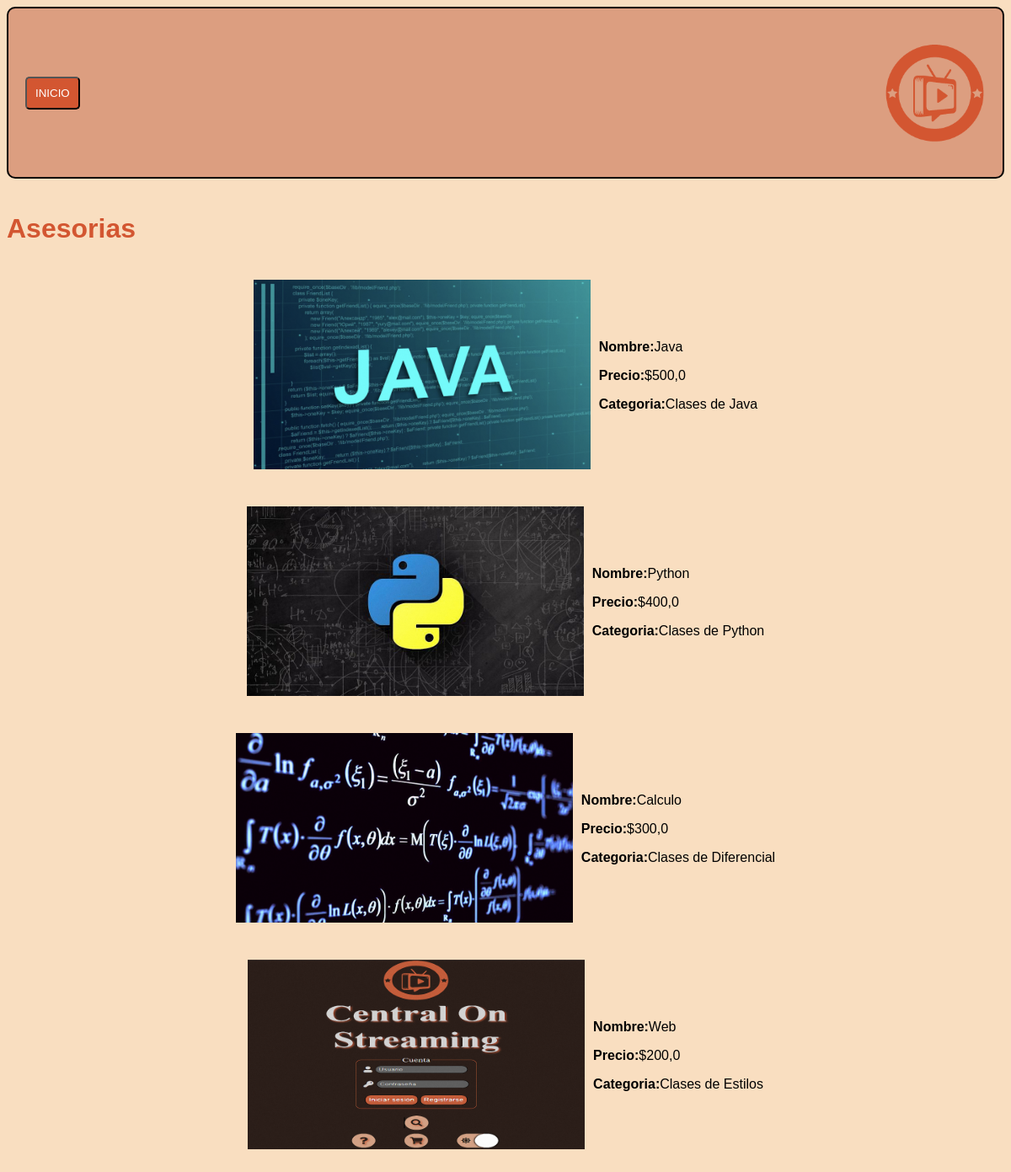
Screenshot of /infoCategoria/asesorys/ with the database file from the repository.
### Product/models.py (models this page shows)
class categoriaDos(models.Model):
    ID = models.IntegerField(primary_key=True)
    NOMBRE = models.CharField(max_length=50)
    PRECIO = models.FloatField()
    CATEGORIA = models.CharField(max_length=50)
    DESCRIPCION = models.CharField(max_length=500)
    IMG = models.CharField(max_length=50)

### Product/views.py (the view, shortened to what this page needs)
# urls.py: path('infoCategoria/<str:category>/', infoCategoria, name="infoCategoria"),
def infoCategoria(request, category):
    if category == "asesorys":
        try:
            items = list(categoriaDos.objects.all())
            tittle = "Asesorias"
            tabla = "asesorys"
        except:
            return redirect('/categorias/')
    return render(request, 'infoCategoria.html', {
        "tittle":tittle,
        "items":items,
        "tabla":tabla
    })

### Product/templates/infoCategoria.html (shortened to what this page needs)
<!DOCTYPE html>
{% load static %}
<html lang="en">
  <head>
    <link href="{% static 'css/style.css' %}" rel="stylesheet" />
  </head>
  <body>
    <nav>
      <section>
        <a href="{% url 'index' %}"><button>INICIO</button></a>
      </section>
      <img src="{% static 'img/logo.png' %}" width="90" />
    </nav>
    <h1>{{ tittle }}</h1>
    <main id="infoCategoria">
      {% for item in items %}
        <section id="filaInfo">
          <div id="productCategorias">
            <a href="{% url 'producto' tabla=tabla id=item.ID %}"><img src="{% static item.IMG %}" width="400" /></a>
            <div>
              <p>
                <strong>Nombre:</strong>{{ item.NOMBRE }}
              </p>
              <p>
                <strong>Precio:</strong>${{ item.PRECIO }}
              </p>
              <p>
                <strong>Categoria:</strong>{{ item.CATEGORIA }}
              </p>
            </div>
          </div>
        </section>
      {% endfor %}
    </main>
  </body>
</html>

### static/css/style.css (style rules this page uses)
:root { --fondoHeader: #e3af94; --fondoBody: #f9dec0; --fondoNovedades: #f5d3b1; --fondoFooter: #dc9e80; --naranja: #d35631; }
body { background: var(--fondoBody); font-family: "Cascadia", sans-serif; display: grid; grid-template-areas: 'nav' 'header' 'main' ; }
nav { grid-area: nav; display: flex; justify-content: space-between; padding: 20px; border: 2px solid #000; border-radius: 10px; align-items: center; background: var(--fondoFooter); margin-bottom: 20px; min-height: 20vh; }
nav img { width: 10vw; }
button { background: var(--naranja); padding: 10px; color: #fff; border-radius: 5px; cursor: pointer; }
main { grid-area: main; display: flex; justify-content: space-around; align-items: center; }
h1 { color: var(--naranja); }
#productCategorias { display: flex; align-items: center; margin: 0 30px; }
#productCategorias img { margin-right: 10px; }
#infoCategoria { min-height: 80vh; display: flex; flex-wrap: wrap; }
#filaInfo { display: flex; align-items: center; margin: 20px 0; }

### rows the page displays
categoriaDos: IMG (picture), NOMBRE "Java", PRECIO "500,0", CATEGORIA "Clases de Java"
categoriaDos: IMG (picture), NOMBRE "Python", PRECIO "400,0", CATEGORIA "Clases de Python"
categoriaDos: IMG (picture), NOMBRE "Calculo", PRECIO "300,0", CATEGORIA "Clases de Diferencial"
categoriaDos: IMG (picture), NOMBRE "Web", PRECIO "200,0", CATEGORIA "Clases de Estilos"

### other values shown
{{ tittle }} "Asesorias"
